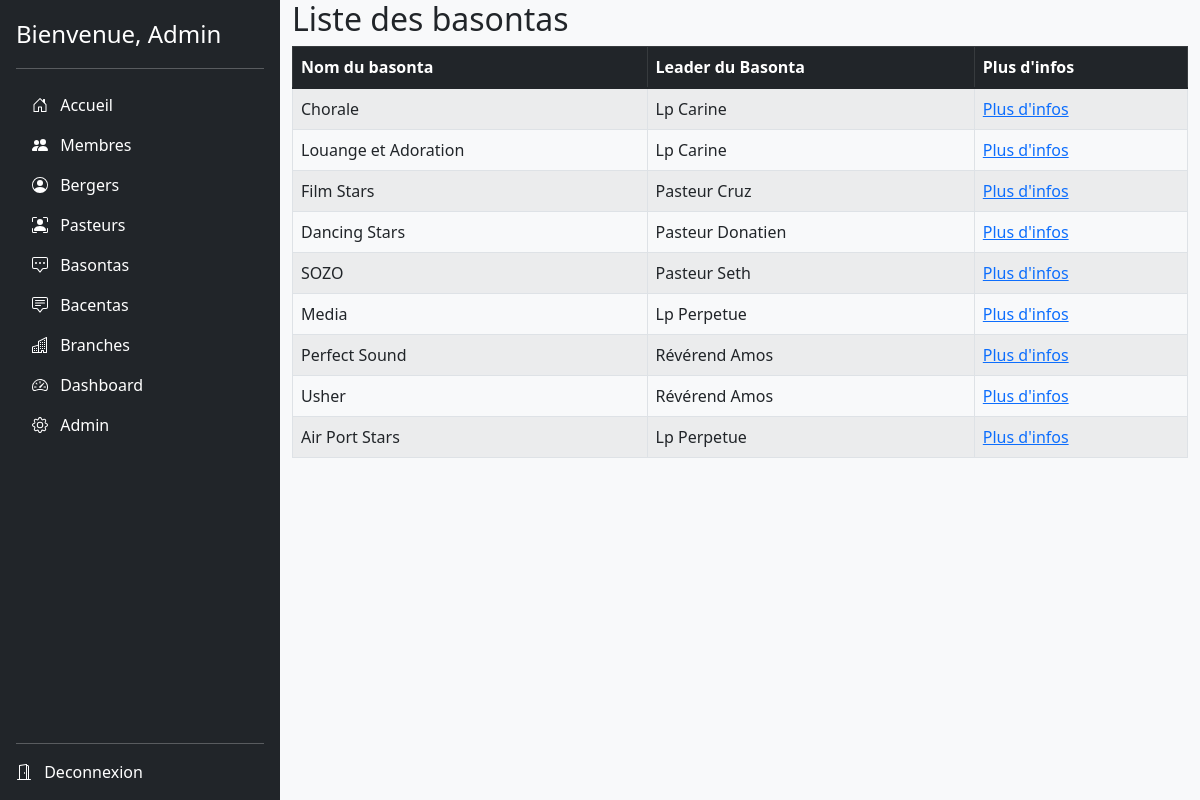
The app's page /basontas/ (signed in) with its own data.
### follow_up/models.py (models this page shows, shortened)
class Basonta(models.Model):
    nom_basonta = models.CharField(max_length=256, unique=True)
    leader_basonta = models.CharField(max_length=256, default='Aucun')

### follow_up/views.py (the view)
# urls.py: path('basontas/', login_required(views.BasontaListView.as_view()), name='basonta_list'),
class BasontaListView(ListView):
    context_object_name = 'basontas'
    model = models.Basonta
    template_name = 'basontas/basonta_liste.html'

### templates/basontas/basonta_liste.html
{% extends "follow_up/base.html" %}
{% block body_block %}
    <div class="container">
        <h2> Liste des basontas </h2>
        <div>
            <table class="table table-bordered table-striped">
                <thead class="table-dark" style="position:sticky">
                    <tr>
                        <th>Nom du basonta</th>
                        <th>Leader du Basonta</th>
                        <th>Plus d'infos</th>
                    </tr>
                </thead>
                <tbody>
                    {% for basonta in basontas %}
                        {% if basonta.pk != 9 %}
                            <tr>
                                <h6>
                                    <td>{{basonta.nom_basonta}}</td>
                                    <td>{{basonta.leader_basonta}}</td>
                                    <td><a href="{{basonta.id}}">Plus d'infos</a></td>
                                </h6>
                            </tr>
                        {% endif %}
                {% endfor %}
                </tbody>
            </table>
        </div>
    </div>
{% endblock %}

### templates/follow_up/base.html (shortened to what this page needs)
<!DOCTYPE html>
{% load static %}
<html lang="fr">
<head>
    <link rel="stylesheet" href="{% static 'css/bootstrap-5.1.3-dist/css/bootstrap.min.css' %}"/>
    <link href="{% static 'css/sidebars.css' %}" rel="stylesheet">
</head>
<body class="bg-light">
    <main>
      <div class="d-flex flex-column flex-shrink-0 p-3 text-white bg-dark" style="width: 280px;">
        <a href="/" class="d-flex align-items-center mb-3 mb-md-0 me-md-auto text-white text-decoration-none">
          <span class="fs-4">Bienvenue, {{user.first_name}}</span>
        </a>
        <hr>
        <ul class="nav nav-pills flex-column mb-auto">
          <li>
            <a href="{% url 'follow_up:accueil' %}" class="nav-link text-white">
              <svg class="bi me-2" width="16" height="16"><use xlink:href="#home"/></svg>
              Accueil
            </a>
          </li>
          <li>
            <a href="{% url 'follow_up:list' %}" class="nav-link text-white">
              <svg class="bi me-2" width="16" height="16"><use xlink:href="#bi-people-fill"/></svg>
              Membres
            </a>
          </li>
          <li>
            <a href="{% url 'follow_up:berger_list' %}" class="nav-link text-white">
              <svg class="bi me-2" width="16" height="16"><use xlink:href="#bi-person-circle"/></svg>
              Bergers
            </a>
          </li>
          <li>
            <a href="{% url 'follow_up:pasteur_list' %}" class="nav-link text-white">
              <svg class="bi me-2" width="16" height="16"><use xlink:href="#bi-person-bounding-box"/></svg>
              Pasteurs
            </a>
          </li>
          <li>
            <a href="{% url 'follow_up:basonta_list' %}" class="nav-link text-white">
              <svg class="bi me-2" width="16" height="16"><use xlink:href="#bi-chat-square-dots"/></svg>
              Basontas
            </a>
          </li>
          <li>
            <a href="{% url 'follow_up:bacenta_list' %}" class="nav-link text-white">
              <svg class="bi me-2" width="16" height="16"><use xlink:href="#bi-chat-square-text"/></svg>
              Bacentas
            </a>
          </li>
          <li>
            <a href="{% url 'follow_up:branche_list' %}" class="nav-link text-white">
              <svg class="bi me-2" width="16" height="16"><use xlink:href="#bi-building"/></svg>
              Branches
            </a>
          </li>
          <li>
            <a href="#" class="nav-link text-white">
              <svg class="bi me-2" width="16" height="16"><use xlink:href="#speedometer2"/></svg>
              Dashboard
            </a>
          </li>
          <li>
            <a href="{% url 'admin:index' %}" class="nav-link text-white">
              <svg class="bi me-2" width="16" height="16"><use xlink:href="#bi-gear"/></svg>
              Admin
            </a>
          </li>
        </ul>
        <hr>
        <div class="">
            <svg class="bi me-2" width="16" height="16"><use xlink:href="#bi-door-open"/></svg>
            <a href="{% url 'follow_up:user_logout' %}" style="color:white; text-decoration:none;">Deconnexion</a>
        </div>
      </div>
      {% block body_block %}
      {% endblock %}
    </main>
</body>
</html>

### static/css/sidebars.css (style rules this page uses)
body { min-height: 100vh; min-height: -webkit-fill-available; }
html { height: -webkit-fill-available; }
main { display: flex; flex-wrap: nowrap; height: 100vh; max-height: 100vh; overflow-x: auto; overflow-y: hidden; }
.bi { vertical-align: -.125em; pointer-events: none; fill: currentColor; }

### records on screen
Basonta: nom_basonta "Chorale", leader_basonta "Lp Carine"
Basonta: nom_basonta "Louange et Adoration", leader_basonta "Lp Carine"
Basonta: nom_basonta "Film Stars", leader_basonta "Pasteur Cruz"
Basonta: nom_basonta "Dancing Stars", leader_basonta "Pasteur Donatien"
Basonta: nom_basonta "SOZO", leader_basonta "Pasteur Seth"
Basonta: nom_basonta "Media", leader_basonta "Lp Perpetue"
Basonta: nom_basonta "Perfect Sound", leader_basonta "Révérend Amos"
Basonta: nom_basonta "Usher", leader_basonta "Révérend Amos"
Basonta: nom_basonta "Air Port Stars", leader_basonta "Lp Perpetue"

### other values on screen
{{ user.first_name }} "Admin"
